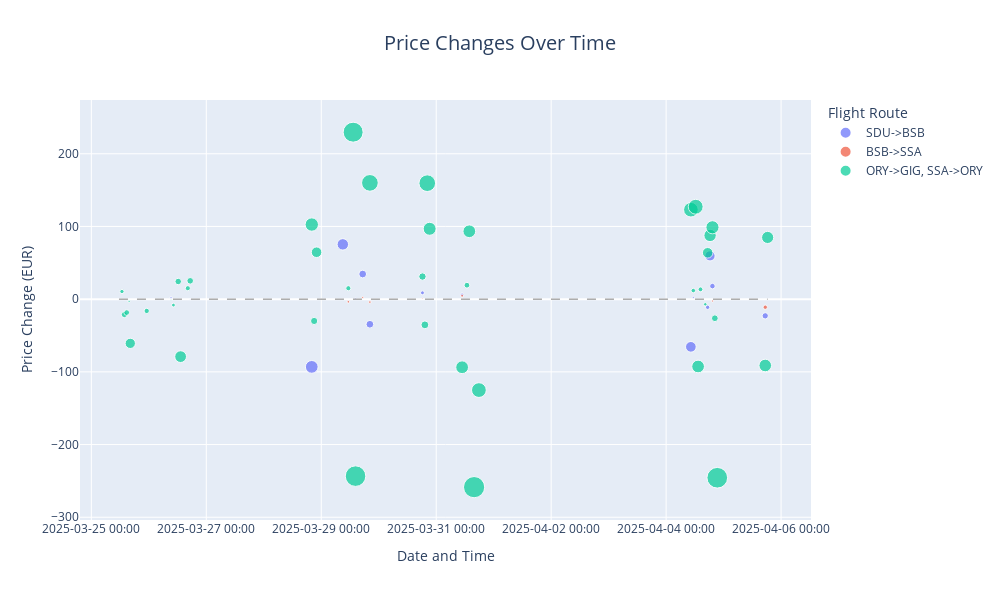

Notebook cell for this chart:
### Markdown cell above
## Price Change Over Time Analysis

### Code cell
# Calculate daily price changes
price_changes = {}

for flight in unique_flights:
    flight_data = df[df['Flight'] == flight].sort_values('Datetime')
    flight_data['Price_Change'] = flight_data['Price_EUR'].diff()
    flight_data['Price_Change_Pct'] = flight_data['Price_EUR'].pct_change() * 100
    price_changes[flight] = flight_data

# Create a dataframe with all price changes
price_change_df = pd.concat(price_changes.values())

# Create interactive price change chart
fig = px.scatter(price_change_df.dropna(), x='Datetime', y='Price_Change', color='Flight',
                 size=abs(price_change_df.dropna()['Price_Change']), size_max=15,
                 title='Price Changes Over Time',
                 labels={'Datetime': 'Date and Time', 'Price_Change': 'Price Change (EUR)', 'Flight': 'Flight Route'})

# Add zero line
fig.add_shape(type="line", x0=price_change_df['Datetime'].min(), y0=0, 
              x1=price_change_df['Datetime'].max(), y1=0,
              line=dict(color="gray", width=1, dash="dash"))

# Improve the layout
fig.update_layout(
    height=600,
    width=1000,
    hovermode='closest',
    hoverlabel=dict(bgcolor="white", font_size=12),
    xaxis=dict(tickformat='%Y-%m-%d %H:%M'),
    title=dict(font=dict(size=20), x=0.5)
)

# Customize hover information to show price change details
fig.update_traces(hovertemplate='<b>%{fullData.name}</b><br>Date: %{x|%Y-%m-%d %H:%M}<br>Price Change: €%{y:.2f}')

# Show the plot
fig.show()
